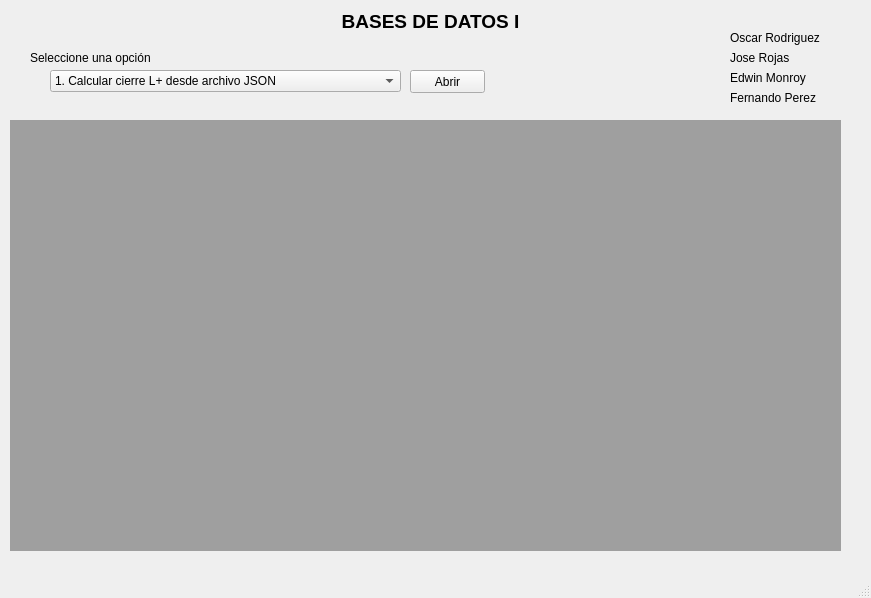
<?xml version="1.0" encoding="UTF-8"?>
<ui version="4.0">
 <class>MainWindow</class>
 <widget class="QMainWindow" name="MainWindow">
  <property name="geometry">
   <rect>
    <x>0</x>
    <y>0</y>
    <width>871</width>
    <height>598</height>
   </rect>
  </property>
  <property name="windowTitle">
   <string>MainWindow</string>
  </property>
  <widget class="QWidget" name="centralwidget">
   <widget class="QLabel" name="labelTitle">
    <property name="geometry">
     <rect>
      <x>220</x>
      <y>10</y>
      <width>421</width>
      <height>20</height>
     </rect>
    </property>
    <property name="text">
     <string>&lt;html&gt;&lt;head/&gt;&lt;body&gt;&lt;p align=&quot;center&quot;&gt;&lt;span style=&quot; font-size:14pt; font-weight:600;&quot;&gt;BASES DE DATOS I&lt;/span&gt;&lt;/p&gt;&lt;/body&gt;&lt;/html&gt;</string>
    </property>
   </widget>
   <widget class="QPushButton" name="buttonOpen">
    <property name="geometry">
     <rect>
      <x>410</x>
      <y>70</y>
      <width>75</width>
      <height>23</height>
     </rect>
    </property>
    <property name="text">
     <string>Abrir</string>
    </property>
   </widget>
   <widget class="QComboBox" name="comboBoxMain">
    <property name="geometry">
     <rect>
      <x>50</x>
      <y>70</y>
      <width>351</width>
      <height>22</height>
     </rect>
    </property>
    <item>
     <property name="text">
      <string>1. Calcular cierre L+ desde archivo JSON</string>
     </property>
    </item>
    <item>
     <property name="text">
      <string>2. Calcular cierre L+ desde entrada manual</string>
     </property>
    </item>
    <item>
     <property name="text">
      <string>3. Indicar si una DF pertenece a L+</string>
     </property>
    </item>
    <item>
     <property name="text">
      <string>4. Calcular recubrimiento mínimo</string>
     </property>
    </item>
    <item>
     <property name="text">
      <string>5. Calculo de llaves</string>
     </property>
    </item>
   </widget>
   <widget class="QLabel" name="labelMenu">
    <property name="geometry">
     <rect>
      <x>30</x>
      <y>50</y>
      <width>131</width>
      <height>16</height>
     </rect>
    </property>
    <property name="text">
     <string>Seleccione una opción</string>
    </property>
   </widget>
   <widget class="QMdiArea" name="mdiArea">
    <property name="geometry">
     <rect>
      <x>10</x>
      <y>120</y>
      <width>831</width>
      <height>431</height>
     </rect>
    </property>
    <widget class="QWidget" name="subwindow_one">
     <property name="windowTitle">
      <string>Cierre de L+</string>
     </property>
     <widget class="QLabel" name="labelTittle_one">
      <property name="geometry">
       <rect>
        <x>280</x>
        <y>10</y>
        <width>281</width>
        <height>20</height>
       </rect>
      </property>
      <property name="text">
       <string>&lt;html&gt;&lt;head/&gt;&lt;body&gt;&lt;p&gt;&lt;span style=&quot; font-size:10pt; font-weight:600;&quot;&gt;CALCULAR CIERRE DE L+ (ARCHIVO JSON)&lt;/span&gt;&lt;/p&gt;&lt;/body&gt;&lt;/html&gt;</string>
      </property>
     </widget>
     <widget class="QPushButton" name="buttonUploadFile_one">
      <property name="geometry">
       <rect>
        <x>20</x>
        <y>80</y>
        <width>75</width>
        <height>23</height>
       </rect>
      </property>
      <property name="text">
       <string>Cargar L</string>
      </property>
     </widget>
     <widget class="QLabel" name="labelFile_one">
      <property name="geometry">
       <rect>
        <x>100</x>
        <y>80</y>
        <width>331</width>
        <height>16</height>
       </rect>
      </property>
      <property name="text">
       <string>buscar archivo JSON</string>
      </property>
     </widget>
     <widget class="QPushButton" name="buttonClousureCalculate_one">
      <property name="geometry">
       <rect>
        <x>280</x>
        <y>340</y>
        <width>75</width>
        <height>23</height>
       </rect>
      </property>
      <property name="text">
       <string>Calcular</string>
      </property>
     </widget>
     <widget class="QScrollArea" name="scrollArea">
      <property name="geometry">
       <rect>
        <x>460</x>
        <y>70</y>
        <width>341</width>
        <height>321</height>
       </rect>
      </property>
      <property name="widgetResizable">
       <bool>true</bool>
      </property>
      <widget class="QWidget" name="scrollAreaWidgetContents">
       <property name="geometry">
        <rect>
         <x>0</x>
         <y>0</y>
         <width>339</width>
         <height>319</height>
        </rect>
       </property>
       <layout class="QGridLayout" name="gridLayout">
        <item row="0" column="0">
         <widget class="QPlainTextEdit" name="plainTextEditL_one"/>
        </item>
       </layout>
      </widget>
     </widget>
     <widget class="QLabel" name="labelBelong_one">
      <property name="geometry">
       <rect>
        <x>460</x>
        <y>40</y>
        <width>71</width>
        <height>16</height>
       </rect>
      </property>
      <property name="text">
       <string>Resultado:</string>
      </property>
     </widget>
     <widget class="QLabel" name="label_11">
      <property name="geometry">
       <rect>
        <x>30</x>
        <y>220</y>
        <width>21</width>
        <height>16</height>
       </rect>
      </property>
      <property name="text">
       <string>L:</string>
      </property>
     </widget>
     <widget class="QLabel" name="label_12">
      <property name="geometry">
       <rect>
        <x>30</x>
        <y>150</y>
        <width>21</width>
        <height>16</height>
       </rect>
      </property>
      <property name="text">
       <string>T:</string>
      </property>
     </widget>
     <widget class="QLabel" name="labelSubTitle_two_6">
      <property name="geometry">
       <rect>
        <x>20</x>
        <y>120</y>
        <width>221</width>
        <height>16</height>
       </rect>
      </property>
      <property name="text">
       <string>Sea el esquema de relacion R(T,L) donde:</string>
      </property>
     </widget>
     <widget class="QPlainTextEdit" name="viewT1">
      <property name="geometry">
       <rect>
        <x>50</x>
        <y>150</y>
        <width>381</width>
        <height>31</height>
       </rect>
      </property>
     </widget>
     <widget class="QPlainTextEdit" name="viewL1">
      <property name="geometry">
       <rect>
        <x>50</x>
        <y>220</y>
        <width>381</width>
        <height>91</height>
       </rect>
      </property>
     </widget>
     <widget class="QPushButton" name="buttonSave_one">
      <property name="geometry">
       <rect>
        <x>140</x>
        <y>340</y>
        <width>75</width>
        <height>23</height>
       </rect>
      </property>
      <property name="text">
       <string>Guardar</string>
      </property>
     </widget>
     <zorder>labelTittle_one</zorder>
     <zorder>buttonUploadFile_one</zorder>
     <zorder>labelFile_one</zorder>
     <zorder>buttonClousureCalculate_one</zorder>
     <zorder>scrollArea</zorder>
     <zorder>labelBelong_one</zorder>
     <zorder>label_11</zorder>
     <zorder>label_12</zorder>
     <zorder>labelSubTitle_two_6</zorder>
     <zorder>plainTextEditL_one_2</zorder>
     <zorder>viewT1</zorder>
     <zorder>viewL1</zorder>
     <zorder>buttonSave_one</zorder>
    </widget>
    <widget class="QWidget" name="subwindow_two">
     <property name="windowTitle">
      <string>CIERRE DE L+ MANUAL</string>
     </property>
     <widget class="QLabel" name="labelTittle_two">
      <property name="geometry">
       <rect>
        <x>270</x>
        <y>10</y>
        <width>301</width>
        <height>20</height>
       </rect>
      </property>
      <property name="text">
       <string>&lt;html&gt;&lt;head/&gt;&lt;body&gt;&lt;p&gt;&lt;span style=&quot; font-size:10pt; font-weight:600;&quot;&gt;CALCULAR CIERRE DE L+ (ENTRADA MANUAL)&lt;/span&gt;&lt;/p&gt;&lt;/body&gt;&lt;/html&gt;</string>
      </property>
     </widget>
     <widget class="QLabel" name="labelBelong_two">
      <property name="geometry">
       <rect>
        <x>90</x>
        <y>190</y>
        <width>71</width>
        <height>16</height>
       </rect>
      </property>
      <property name="text">
       <string>Resultado:</string>
      </property>
     </widget>
     <widget class="QLineEdit" name="lineEditT">
      <property name="geometry">
       <rect>
        <x>70</x>
        <y>70</y>
        <width>631</width>
        <height>20</height>
       </rect>
      </property>
     </widget>
     <widget class="QLineEdit" name="lineEditL">
      <property name="geometry">
       <rect>
        <x>70</x>
        <y>120</y>
        <width>631</width>
        <height>20</height>
       </rect>
      </property>
     </widget>
     <widget class="QLabel" name="label_9">
      <property name="geometry">
       <rect>
        <x>50</x>
        <y>70</y>
        <width>21</width>
        <height>16</height>
       </rect>
      </property>
      <property name="text">
       <string>T:</string>
      </property>
     </widget>
     <widget class="QLabel" name="label_10">
      <property name="geometry">
       <rect>
        <x>50</x>
        <y>120</y>
        <width>21</width>
        <height>16</height>
       </rect>
      </property>
      <property name="text">
       <string>L:</string>
      </property>
     </widget>
     <widget class="QPushButton" name="buttonClousureCalculate_two">
      <property name="geometry">
       <rect>
        <x>350</x>
        <y>160</y>
        <width>75</width>
        <height>23</height>
       </rect>
      </property>
      <property name="text">
       <string>Calcular</string>
      </property>
     </widget>
     <widget class="QLabel" name="labelSubTitle_two">
      <property name="geometry">
       <rect>
        <x>30</x>
        <y>40</y>
        <width>221</width>
        <height>16</height>
       </rect>
      </property>
      <property name="text">
       <string>Sea el esquema de relacion R(T,L) donde:</string>
      </property>
     </widget>
     <widget class="QScrollArea" name="scrollArea_2">
      <property name="geometry">
       <rect>
        <x>100</x>
        <y>210</y>
        <width>601</width>
        <height>191</height>
       </rect>
      </property>
      <property name="widgetResizable">
       <bool>true</bool>
      </property>
      <widget class="QWidget" name="scrollAreaWidgetContents_2">
       <property name="geometry">
        <rect>
         <x>0</x>
         <y>0</y>
         <width>599</width>
         <height>189</height>
        </rect>
       </property>
       <layout class="QGridLayout" name="gridLayout_2">
        <item row="0" column="0">
         <widget class="QPlainTextEdit" name="plainTextEditClousure"/>
        </item>
       </layout>
      </widget>
     </widget>
     <widget class="QLabel" name="labelSubTitle_two_2">
      <property name="geometry">
       <rect>
        <x>70</x>
        <y>90</y>
        <width>221</width>
        <height>16</height>
       </rect>
      </property>
      <property name="text">
       <string>A,B,C,D,E,F,G</string>
      </property>
     </widget>
     <widget class="QLabel" name="labelSubTitle_two_3">
      <property name="geometry">
       <rect>
        <x>70</x>
        <y>140</y>
        <width>221</width>
        <height>16</height>
       </rect>
      </property>
      <property name="text">
       <string>A-&gt;B,D;C-&gt;F;F-&gt;A;C,D-&gt;A;A,C-&gt;E</string>
      </property>
     </widget>
    </widget>
    <widget class="QWidget" name="subwindow_three">
     <property name="windowTitle">
      <string>DF pertenece a L+</string>
     </property>
     <widget class="QLabel" name="labelTittle_three">
      <property name="geometry">
       <rect>
        <x>320</x>
        <y>10</y>
        <width>191</width>
        <height>20</height>
       </rect>
      </property>
      <property name="text">
       <string>&lt;html&gt;&lt;head/&gt;&lt;body&gt;&lt;p&gt;&lt;span style=&quot; font-size:10pt; font-weight:600;&quot;&gt;DF PERTENECE AL CIERRE L+&lt;/span&gt;&lt;/p&gt;&lt;/body&gt;&lt;/html&gt;</string>
      </property>
     </widget>
     <widget class="QPushButton" name="buttonUploadFile_three">
      <property name="geometry">
       <rect>
        <x>60</x>
        <y>50</y>
        <width>75</width>
        <height>23</height>
       </rect>
      </property>
      <property name="text">
       <string>Cargar L</string>
      </property>
     </widget>
     <widget class="QLabel" name="label_6">
      <property name="geometry">
       <rect>
        <x>150</x>
        <y>320</y>
        <width>81</width>
        <height>16</height>
       </rect>
      </property>
      <property name="text">
       <string>IMPLICANTE</string>
      </property>
     </widget>
     <widget class="QLabel" name="labelResult">
      <property name="geometry">
       <rect>
        <x>580</x>
        <y>330</y>
        <width>141</width>
        <height>21</height>
       </rect>
      </property>
      <property name="text">
       <string>&lt;html&gt;&lt;head/&gt;&lt;body&gt;&lt;p&gt;&lt;span style=&quot; font-size:14pt; font-weight:600;&quot;&gt;Resultado&lt;/span&gt;&lt;/p&gt;&lt;/body&gt;&lt;/html&gt;</string>
      </property>
     </widget>
     <widget class="QLabel" name="label_8">
      <property name="geometry">
       <rect>
        <x>350</x>
        <y>320</y>
        <width>81</width>
        <height>16</height>
       </rect>
      </property>
      <property name="text">
       <string>IMPLICADO</string>
      </property>
     </widget>
     <widget class="QLabel" name="label_7">
      <property name="geometry">
       <rect>
        <x>290</x>
        <y>340</y>
        <width>47</width>
        <height>13</height>
       </rect>
      </property>
      <property name="text">
       <string>==&gt;</string>
      </property>
     </widget>
     <widget class="QLineEdit" name="lineEditDeterminant">
      <property name="geometry">
       <rect>
        <x>150</x>
        <y>340</y>
        <width>113</width>
        <height>20</height>
       </rect>
      </property>
     </widget>
     <widget class="QLineEdit" name="lineEditDetermined">
      <property name="geometry">
       <rect>
        <x>350</x>
        <y>340</y>
        <width>113</width>
        <height>20</height>
       </rect>
      </property>
     </widget>
     <widget class="QLabel" name="labelFile_three">
      <property name="geometry">
       <rect>
        <x>140</x>
        <y>50</y>
        <width>591</width>
        <height>16</height>
       </rect>
      </property>
      <property name="text">
       <string>Buscar archivo JSON</string>
      </property>
     </widget>
     <widget class="QLabel" name="labelSubTitle_two_7">
      <property name="geometry">
       <rect>
        <x>170</x>
        <y>100</y>
        <width>221</width>
        <height>16</height>
       </rect>
      </property>
      <property name="text">
       <string>Sea el esquema de relacion R(T,L) donde:</string>
      </property>
     </widget>
     <widget class="QLabel" name="label_13">
      <property name="geometry">
       <rect>
        <x>180</x>
        <y>130</y>
        <width>21</width>
        <height>16</height>
       </rect>
      </property>
      <property name="text">
       <string>T:</string>
      </property>
     </widget>
     <widget class="QPushButton" name="buttonSave_three">
      <property name="geometry">
       <rect>
        <x>600</x>
        <y>130</y>
        <width>75</width>
        <height>23</height>
       </rect>
      </property>
      <property name="text">
       <string>Guardar</string>
      </property>
     </widget>
     <widget class="QLabel" name="label_14">
      <property name="geometry">
       <rect>
        <x>180</x>
        <y>200</y>
        <width>21</width>
        <height>16</height>
       </rect>
      </property>
      <property name="text">
       <string>L:</string>
      </property>
     </widget>
     <widget class="QPlainTextEdit" name="viewL3">
      <property name="geometry">
       <rect>
        <x>200</x>
        <y>200</y>
        <width>381</width>
        <height>91</height>
       </rect>
      </property>
     </widget>
     <widget class="QPlainTextEdit" name="viewT3">
      <property name="geometry">
       <rect>
        <x>200</x>
        <y>130</y>
        <width>381</width>
        <height>31</height>
       </rect>
      </property>
     </widget>
     <widget class="QPushButton" name="buttonCalculate_three">
      <property name="geometry">
       <rect>
        <x>600</x>
        <y>200</y>
        <width>75</width>
        <height>23</height>
       </rect>
      </property>
      <property name="text">
       <string>Calcular</string>
      </property>
     </widget>
    </widget>
    <widget class="QWidget" name="subwindow_four">
     <property name="windowTitle">
      <string>Recubrimiento mínimo</string>
     </property>
     <widget class="QLabel" name="labelTittle_four">
      <property name="geometry">
       <rect>
        <x>290</x>
        <y>10</y>
        <width>241</width>
        <height>20</height>
       </rect>
      </property>
      <property name="text">
       <string>&lt;html&gt;&lt;head/&gt;&lt;body&gt;&lt;p align=&quot;center&quot;&gt;&lt;span style=&quot; font-size:10pt; font-weight:600;&quot;&gt;RECUBRIMIENTO MÍNIMO&lt;/span&gt;&lt;/p&gt;&lt;/body&gt;&lt;/html&gt;</string>
      </property>
     </widget>
     <widget class="QScrollArea" name="scrollArea_3">
      <property name="geometry">
       <rect>
        <x>480</x>
        <y>90</y>
        <width>301</width>
        <height>281</height>
       </rect>
      </property>
      <property name="widgetResizable">
       <bool>true</bool>
      </property>
      <widget class="QWidget" name="scrollAreaWidgetContents_3">
       <property name="geometry">
        <rect>
         <x>0</x>
         <y>0</y>
         <width>299</width>
         <height>279</height>
        </rect>
       </property>
       <layout class="QGridLayout" name="gridLayout_3">
        <item row="0" column="0">
         <widget class="QPlainTextEdit" name="plainTextEditL_four"/>
        </item>
       </layout>
      </widget>
     </widget>
     <widget class="QPushButton" name="buttonUploadFile_four">
      <property name="geometry">
       <rect>
        <x>30</x>
        <y>60</y>
        <width>75</width>
        <height>23</height>
       </rect>
      </property>
      <property name="text">
       <string>Cargar L</string>
      </property>
     </widget>
     <widget class="QLabel" name="labelFile_four">
      <property name="geometry">
       <rect>
        <x>110</x>
        <y>60</y>
        <width>361</width>
        <height>16</height>
       </rect>
      </property>
      <property name="text">
       <string>buscar archivo JSON</string>
      </property>
     </widget>
     <widget class="QPushButton" name="buttonMinimalCoating_four">
      <property name="geometry">
       <rect>
        <x>280</x>
        <y>340</y>
        <width>75</width>
        <height>23</height>
       </rect>
      </property>
      <property name="text">
       <string>Calcular</string>
      </property>
     </widget>
     <widget class="QLabel" name="labelBelong_one_2">
      <property name="geometry">
       <rect>
        <x>480</x>
        <y>60</y>
        <width>71</width>
        <height>16</height>
       </rect>
      </property>
      <property name="text">
       <string>Resultado:</string>
      </property>
     </widget>
     <widget class="QLabel" name="labelSubTitle_two_8">
      <property name="geometry">
       <rect>
        <x>30</x>
        <y>120</y>
        <width>221</width>
        <height>16</height>
       </rect>
      </property>
      <property name="text">
       <string>Sea el esquema de relacion R(T,L) donde:</string>
      </property>
     </widget>
     <widget class="QLabel" name="label_15">
      <property name="geometry">
       <rect>
        <x>40</x>
        <y>150</y>
        <width>21</width>
        <height>16</height>
       </rect>
      </property>
      <property name="text">
       <string>T:</string>
      </property>
     </widget>
     <widget class="QPushButton" name="buttonSave_four">
      <property name="geometry">
       <rect>
        <x>150</x>
        <y>340</y>
        <width>75</width>
        <height>23</height>
       </rect>
      </property>
      <property name="text">
       <string>Guardar</string>
      </property>
     </widget>
     <widget class="QLabel" name="label_16">
      <property name="geometry">
       <rect>
        <x>40</x>
        <y>220</y>
        <width>21</width>
        <height>16</height>
       </rect>
      </property>
      <property name="text">
       <string>L:</string>
      </property>
     </widget>
     <widget class="QPlainTextEdit" name="viewL4">
      <property name="geometry">
       <rect>
        <x>60</x>
        <y>220</y>
        <width>381</width>
        <height>91</height>
       </rect>
      </property>
     </widget>
     <widget class="QPlainTextEdit" name="viewT4">
      <property name="geometry">
       <rect>
        <x>60</x>
        <y>150</y>
        <width>381</width>
        <height>31</height>
       </rect>
      </property>
     </widget>
    </widget>
    <widget class="QWidget" name="subwindow_five">
     <property name="windowTitle">
      <string>Subwindow</string>
     </property>
     <widget class="QPushButton" name="buttonCalculateKeys">
      <property name="geometry">
       <rect>
        <x>280</x>
        <y>340</y>
        <width>75</width>
        <height>23</height>
       </rect>
      </property>
      <property name="text">
       <string>Calcular</string>
      </property>
     </widget>
     <widget class="QScrollArea" name="scrollArea_5">
      <property name="geometry">
       <rect>
        <x>530</x>
        <y>50</y>
        <width>271</width>
        <height>101</height>
       </rect>
      </property>
      <property name="widgetResizable">
       <bool>true</bool>
      </property>
      <widget class="QWidget" name="scrollAreaWidgetContents_4">
       <property name="geometry">
        <rect>
         <x>0</x>
         <y>0</y>
         <width>269</width>
         <height>99</height>
        </rect>
       </property>
       <layout class="QGridLayout" name="gridLayout_4">
        <item row="0" column="0">
         <widget class="QPlainTextEdit" name="plainTextEditL_five"/>
        </item>
       </layout>
      </widget>
     </widget>
     <widget class="QLabel" name="labelBelong_one_3">
      <property name="geometry">
       <rect>
        <x>470</x>
        <y>50</y>
        <width>61</width>
        <height>16</height>
       </rect>
      </property>
      <property name="text">
       <string>Resultado:</string>
      </property>
     </widget>
     <widget class="QPushButton" name="buttonUploadFile_five">
      <property name="geometry">
       <rect>
        <x>30</x>
        <y>60</y>
        <width>75</width>
        <height>23</height>
       </rect>
      </property>
      <property name="text">
       <string>Cargar L</string>
      </property>
     </widget>
     <widget class="QLabel" name="labelFile_five">
      <property name="geometry">
       <rect>
        <x>120</x>
        <y>60</y>
        <width>341</width>
        <height>16</height>
       </rect>
      </property>
      <property name="text">
       <string>Buscar archivo JSON</string>
      </property>
     </widget>
     <widget class="QLabel" name="labelTittle_five">
      <property name="geometry">
       <rect>
        <x>230</x>
        <y>10</y>
        <width>371</width>
        <height>20</height>
       </rect>
      </property>
      <property name="text">
       <string>&lt;html&gt;&lt;head/&gt;&lt;body&gt;&lt;p align=&quot;center&quot;&gt;&lt;span style=&quot; font-size:10pt; font-weight:600;&quot;&gt;CALCULO DE LLAVES&lt;/span&gt;&lt;/p&gt;&lt;/body&gt;&lt;/html&gt;</string>
      </property>
     </widget>
     <widget class="QLabel" name="labelBelong_one_4">
      <property name="geometry">
       <rect>
        <x>480</x>
        <y>170</y>
        <width>41</width>
        <height>16</height>
       </rect>
      </property>
      <property name="text">
       <string>Llaves:</string>
      </property>
     </widget>
     <widget class="QScrollArea" name="scrollArea_6">
      <property name="geometry">
       <rect>
        <x>530</x>
        <y>170</y>
        <width>271</width>
        <height>211</height>
       </rect>
      </property>
      <property name="widgetResizable">
       <bool>true</bool>
      </property>
      <widget class="QWidget" name="scrollAreaWidgetContents_5">
       <property name="geometry">
        <rect>
         <x>0</x>
         <y>0</y>
         <width>269</width>
         <height>209</height>
        </rect>
       </property>
       <layout class="QGridLayout" name="gridLayout_5">
        <item row="0" column="0">
         <widget class="QPlainTextEdit" name="plainTextEditL_keys"/>
        </item>
       </layout>
      </widget>
     </widget>
     <widget class="QLabel" name="labelSubTitle_two_9">
      <property name="geometry">
       <rect>
        <x>30</x>
        <y>120</y>
        <width>221</width>
        <height>16</height>
       </rect>
      </property>
      <property name="text">
       <string>Sea el esquema de relacion R(T,L) donde:</string>
      </property>
     </widget>
     <widget class="QPushButton" name="buttonSave_five">
      <property name="geometry">
       <rect>
        <x>150</x>
        <y>340</y>
        <width>75</width>
        <height>23</height>
       </rect>
      </property>
      <property name="text">
       <string>Guardar</string>
      </property>
     </widget>
     <widget class="QLabel" name="label_17">
      <property name="geometry">
       <rect>
        <x>40</x>
        <y>150</y>
        <width>21</width>
        <height>16</height>
       </rect>
      </property>
      <property name="text">
       <string>T:</string>
      </property>
     </widget>
     <widget class="QPlainTextEdit" name="viewL5">
      <property name="geometry">
       <rect>
        <x>60</x>
        <y>220</y>
        <width>381</width>
        <height>91</height>
       </rect>
      </property>
     </widget>
     <widget class="QPlainTextEdit" name="viewT5">
      <property name="geometry">
       <rect>
        <x>60</x>
        <y>150</y>
        <width>381</width>
        <height>31</height>
       </rect>
      </property>
     </widget>
     <widget class="QLabel" name="label_18">
      <property name="geometry">
       <rect>
        <x>40</x>
        <y>220</y>
        <width>21</width>
        <height>16</height>
       </rect>
      </property>
      <property name="text">
       <string>L:</string>
      </property>
     </widget>
    </widget>
   </widget>
   <widget class="QLabel" name="labelMenu_2">
    <property name="geometry">
     <rect>
      <x>730</x>
      <y>30</y>
      <width>131</width>
      <height>16</height>
     </rect>
    </property>
    <property name="text">
     <string>Oscar Rodriguez</string>
    </property>
   </widget>
   <widget class="QLabel" name="labelMenu_3">
    <property name="geometry">
     <rect>
      <x>730</x>
      <y>50</y>
      <width>131</width>
      <height>16</height>
     </rect>
    </property>
    <property name="text">
     <string>Jose Rojas</string>
    </property>
   </widget>
   <widget class="QLabel" name="labelMenu_4">
    <property name="geometry">
     <rect>
      <x>730</x>
      <y>70</y>
      <width>131</width>
      <height>16</height>
     </rect>
    </property>
    <property name="text">
     <string>Edwin Monroy</string>
    </property>
   </widget>
   <widget class="QLabel" name="labelMenu_5">
    <property name="geometry">
     <rect>
      <x>730</x>
      <y>90</y>
      <width>131</width>
      <height>16</height>
     </rect>
    </property>
    <property name="text">
     <string>Fernando Perez</string>
    </property>
   </widget>
  </widget>
  <widget class="QMenuBar" name="menubar">
   <property name="geometry">
    <rect>
     <x>0</x>
     <y>0</y>
     <width>871</width>
     <height>21</height>
    </rect>
   </property>
  </widget>
  <widget class="QStatusBar" name="statusbar"/>
 </widget>
 <resources/>
 <connections>
  <connection>
   <sender>comboBoxMain</sender>
   <signal>currentIndexChanged(int)</signal>
   <receiver>lineEditL</receiver>
   <slot>clear()</slot>
   <hints>
    <hint type="sourcelabel">
     <x>213</x>
     <y>84</y>
    </hint>
    <hint type="destinationlabel">
     <x>513</x>
     <y>265</y>
    </hint>
   </hints>
  </connection>
  <connection>
   <sender>comboBoxMain</sender>
   <signal>currentIndexChanged(int)</signal>
   <receiver>lineEditT</receiver>
   <slot>clear()</slot>
   <hints>
    <hint type="sourcelabel">
     <x>156</x>
     <y>87</y>
    </hint>
    <hint type="destinationlabel">
     <x>439</x>
     <y>235</y>
    </hint>
   </hints>
  </connection>
  <connection>
   <sender>comboBoxMain</sender>
   <signal>currentIndexChanged(int)</signal>
   <receiver>plainTextEditL_one</receiver>
   <slot>clear()</slot>
   <hints>
    <hint type="sourcelabel">
     <x>138</x>
     <y>90</y>
    </hint>
    <hint type="destinationlabel">
     <x>134</x>
     <y>326</y>
    </hint>
   </hints>
  </connection>
  <connection>
   <sender>comboBoxMain</sender>
   <signal>currentIndexChanged(int)</signal>
   <receiver>plainTextEditClousure</receiver>
   <slot>clear()</slot>
   <hints>
    <hint type="sourcelabel">
     <x>91</x>
     <y>84</y>
    </hint>
    <hint type="destinationlabel">
     <x>278</x>
     <y>526</y>
    </hint>
   </hints>
  </connection>
  <connection>
   <sender>comboBoxMain</sender>
   <signal>currentIndexChanged(int)</signal>
   <receiver>plainTextEditL_four</receiver>
   <slot>clear()</slot>
   <hints>
    <hint type="sourcelabel">
     <x>56</x>
     <y>85</y>
    </hint>
    <hint type="destinationlabel">
     <x>176</x>
     <y>410</y>
    </hint>
   </hints>
  </connection>
 </connections>
</ui>
